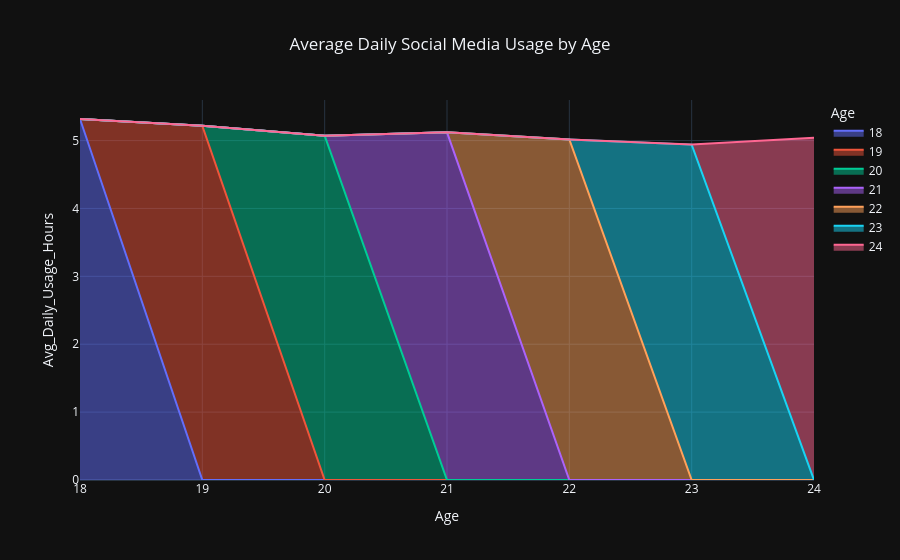

The code cell stored with this chart in its notebook:
### Markdown cell above
# 📊 Analysis

#### The area chart illustrates the average daily social media usage hours of students across different age groups. The x-axis represents students' ages, while the y-axis shows the average number of hours spent on social media each day. The shaded area beneath the line emphasizes the magnitude of usage and makes it easier to observe changes across age groups.This visualization helps identify whether social media usage increases, decreases, or remains consistent with age, providing a clear understanding of age-related usage patterns.

### Code cell
usage = df.groupby("Age")["Avg_Daily_Usage_Hours"].mean().reset_index()

fig = px.area(
    usage,
    x="Age",
    y="Avg_Daily_Usage_Hours",
    color="Age",
    title="Average Daily Social Media Usage by Age",
    template="plotly_dark"
)

fig.update_layout(title_x=0.5)
fig.show()

### Figure 1 — Plotly figure (JSON) as saved in the notebook; plotly's stock layout.template omitted (floating-point values rounded to 4 significant figures)
{"data": [{"fillpattern": {"shape": ""}, "hovertemplate": "Age=%{x}<br>Avg_Daily_Usage_Hours=%{y}<extra></extra>", "legendgroup": "18", "line": {"color": "#636efa"}, "marker": {"symbol": "circle"}, "mode": "lines", "name": "18", "orientation": "v", "showlegend": true, "stackgroup": "1", "type": "scatter", "x": [18], "xaxis": "x", "y": [5.318], "yaxis": "y"}, {"fillpattern": {"shape": ""}, "hovertemplate": "Age=%{x}<br>Avg_Daily_Usage_Hours=%{y}<extra></extra>", "legendgroup": "19", "line": {"color": "#EF553B"}, "marker": {"symbol": "circle"}, "mode": "lines", "name": "19", "orientation": "v", "showlegend": true, "stackgroup": "1", "type": "scatter", "x": [19], "xaxis": "x", "y": [5.217], "yaxis": "y"}, {"fillpattern": {"shape": ""}, "hovertemplate": "Age=%{x}<br>Avg_Daily_Usage_Hours=%{y}<extra></extra>", "legendgroup": "20", "line": {"color": "#00cc96"}, "marker": {"symbol": "circle"}, "mode": "lines", "name": "20", "orientation": "v", "showlegend": true, "stackgroup": "1", "type": "scatter", "x": [20], "xaxis": "x", "y": [5.071], "yaxis": "y"}, {"fillpattern": {"shape": ""}, "hovertemplate": "Age=%{x}<br>Avg_Daily_Usage_Hours=%{y}<extra></extra>", "legendgroup": "21", "line": {"color": "#ab63fa"}, "marker": {"symbol": "circle"}, "mode": "lines", "name": "21", "orientation": "v", "showlegend": true, "stackgroup": "1", "type": "scatter", "x": [21], "xaxis": "x", "y": [5.121], "yaxis": "y"}, {"fillpattern": {"shape": ""}, "hovertemplate": "Age=%{x}<br>Avg_Daily_Usage_Hours=%{y}<extra></extra>", "legendgroup": "22", "line": {"color": "#FFA15A"}, "marker": {"symbol": "circle"}, "mode": "lines", "name": "22", "orientation": "v", "showlegend": true, "stackgroup": "1", "type": "scatter", "x": [22], "xaxis": "x", "y": [5.018], "yaxis": "y"}, {"fillpattern": {"shape": ""}, "hovertemplate": "Age=%{x}<br>Avg_Daily_Usage_Hours=%{y}<extra></extra>", "legendgroup": "23", "line": {"color": "#19d3f3"}, "marker": {"symbol": "circle"}, "mode": "lines", "name": "23", "orientation": "v", "showlegend": true, "stackgroup": "1", "type": "scatter", "x": [23], "xaxis": "x", "y": [4.941], "yaxis": "y"}, {"fillpattern": {"shape": ""}, "hovertemplate": "Age=%{x}<br>Avg_Daily_Usage_Hours=%{y}<extra></extra>", "legendgroup": "24", "line": {"color": "#FF6692"}, "marker": {"symbol": "circle"}, "mode": "lines", "name": "24", "orientation": "v", "showlegend": true, "stackgroup": "1", "type": "scatter", "x": [24], "xaxis": "x", "y": [5.043], "yaxis": "y"}], "layout": {"legend": {"title": {"text": "Age"}, "tracegroupgap": 0}, "title": {"text": "Average Daily Social Media Usage by Age", "x": 0.5}, "xaxis": {"anchor": "y", "categoryarray": [18, 19, 20, 21, 22, 23, 24], "categoryorder": "array", "domain": [0, 1], "title": {"text": "Age"}}, "yaxis": {"anchor": "x", "domain": [0, 1], "title": {"text": "Avg_Daily_Usage_Hours"}}}}
